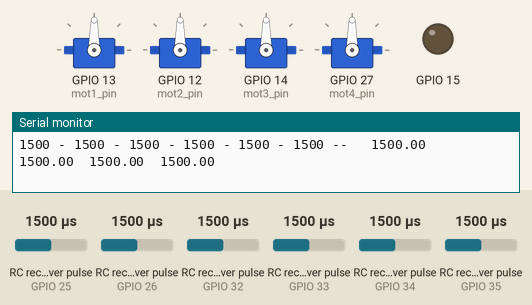
The sketch below on a simulated ESP32. Parts: 4 × servo, output pins drawn as LEDs (lit = HIGH), the last lines printed to the serial monitor. Wiring (inferred from the names in the program): 6 × RC receiver channel: data GPIO 25 / data GPIO 26 / data GPIO 32 / data GPIO 33 / data GPIO 34 / data GPIO 35. Inputs (shaded band) come from the test bench; at power-on: RC receiver pulse (sensors on GPIO 32, GPIO 25, GPIO 26, GPIO 33, GPIO 34, GPIO 35) 1500 µs.

Above: at 5.7 s.
5.8 s: RC receiver pulse (sensor on GPIO 32) set to 1020 µs
At 6.6 s:
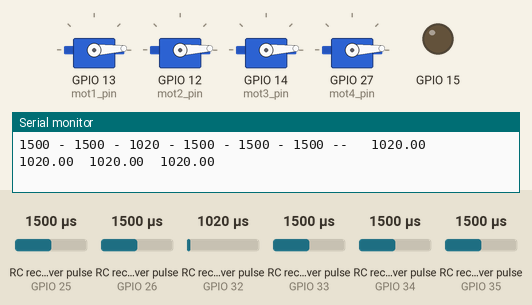
7.3 s: RC receiver pulse (sensor on GPIO 32) set to 1250 µs
At 8.5 s:
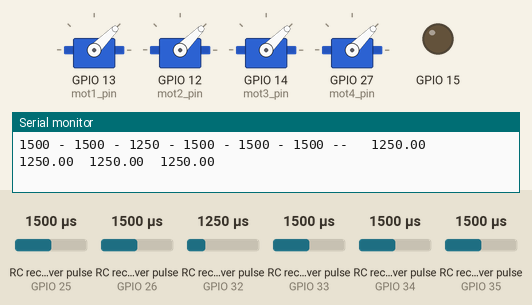
8.8 s: RC receiver pulse (sensor on GPIO 32) set to 1750 µs
At 10.0 s:
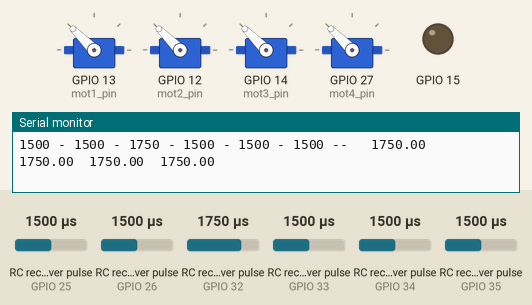
10.3 s: RC receiver pulse (sensor on GPIO 32) set to 1980 µs
At 11.2 s:
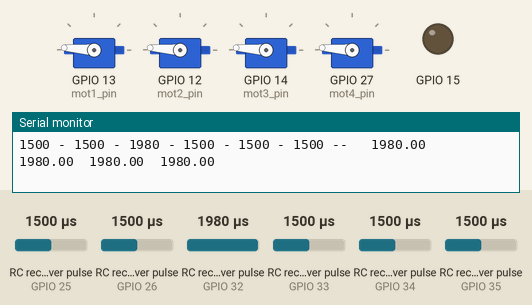
11.8 s: RC receiver pulse (sensor on GPIO 32) set to 1500 µs
At 12.2 s:
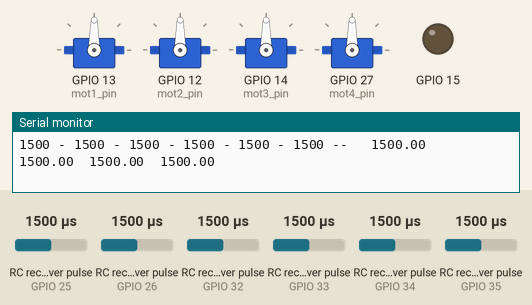
Timing chart, 0 to 14.8 s (numbered marks = the images above; inputs shaded):
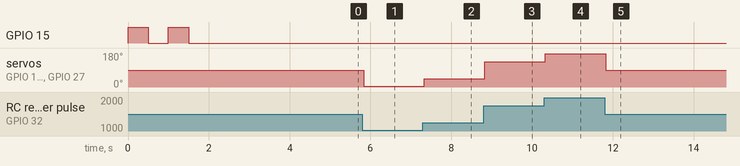

The sketch:

Motor_esp.ino
```cpp
// (licence header left out)
#include <Wire.h>
#include <ESP32Servo.h>

Servo mot1;
Servo mot2;
Servo mot3;
Servo mot4;
const int mot1_pin = 13;
const int mot2_pin = 12;
const int mot3_pin = 14;
const int mot4_pin = 27;

volatile uint32_t current_time;
volatile uint32_t last_channel_1 = 0;
volatile uint32_t last_channel_2 = 0;
volatile uint32_t last_channel_3 = 0;
volatile uint32_t last_channel_4 = 0;
volatile uint32_t last_channel_5 = 0;
volatile uint32_t last_channel_6 = 0;
volatile uint32_t timer_1;
volatile uint32_t timer_2;
volatile uint32_t timer_3;
volatile uint32_t timer_4;
volatile uint32_t timer_5;
volatile uint32_t timer_6;
volatile int ReceiverValue[6];
const int channel_1_pin = 34;
const int channel_2_pin = 35;
const int channel_3_pin = 32;
const int channel_4_pin = 33;
const int channel_5_pin = 25;
const int channel_6_pin = 26;


uint32_t LoopTimer;

float InputThrottle;


float MotorInput1, MotorInput2, MotorInput3, MotorInput4;

void channelInterruptHandler()
{
  current_time = micros();
  // Channel 1
  if (digitalRead(channel_1_pin))
  {
    if (last_channel_1 == 0)
    {
      last_channel_1 = 1;
      timer_1 = current_time;
    }
  }
  else if (last_channel_1 == 1)
  {
    last_channel_1 = 0;
    ReceiverValue[0] = current_time - timer_1;
  }

  // Channel 2
  if (digitalRead(channel_2_pin))
  {
    if (last_channel_2 == 0)
    {
      last_channel_2 = 1;
      timer_2 = current_time;
    }
  }
  else if (last_channel_2 == 1)
  {
    last_channel_2 = 0;
    ReceiverValue[1] = current_time - timer_2;
  }

  // Channel 3
  if (digitalRead(channel_3_pin))
  {
    if (last_channel_3 == 0)
    {
      last_channel_3 = 1;
      timer_3 = current_time;
    }
  }
  else if (last_channel_3 == 1)
  {
    last_channel_3 = 0;
    ReceiverValue[2] = current_time - timer_3;
  }

  // Channel 4
  if (digitalRead(channel_4_pin))
  {
    if (last_channel_4 == 0)
    {
      last_channel_4 = 1;
      timer_4 = current_time;
    }
  }
  else if (last_channel_4 == 1)
  {
    last_channel_4 = 0;
    ReceiverValue[3] = current_time - timer_4;
  }

  // Channel 5
  if (digitalRead(channel_5_pin))
  {
    if (last_channel_5 == 0)
    {
      last_channel_5 = 1;
      timer_5 = current_time;
    }
  }
  else if (last_channel_5 == 1)
  {
    last_channel_5 = 0;
    ReceiverValue[4] = current_time - timer_5;
  }

  // Channel 6
  if (digitalRead(channel_6_pin))
  {
    if (last_channel_6 == 0)
    {
      last_channel_6 = 1;
      timer_6 = current_time;
    }
  }
  else if (last_channel_6 == 1)
  {
    last_channel_6 = 0;
    ReceiverValue[5] = current_time - timer_6;
  }
}


void setup()
{
  Serial.begin(115200);

  pinMode(channel_1_pin, INPUT_PULLUP);
  pinMode(channel_2_pin, INPUT_PULLUP);
  pinMode(channel_3_pin, INPUT_PULLUP);
  pinMode(channel_4_pin, INPUT_PULLUP);
  pinMode(channel_5_pin, INPUT_PULLUP);
  pinMode(channel_6_pin, INPUT_PULLUP);

  attachInterrupt(digitalPinToInterrupt(channel_1_pin), channelInterruptHandler, CHANGE);
  attachInterrupt(digitalPinToInterrupt(channel_2_pin), channelInterruptHandler, CHANGE);
  attachInterrupt(digitalPinToInterrupt(channel_3_pin), channelInterruptHandler, CHANGE);
  attachInterrupt(digitalPinToInterrupt(channel_4_pin), channelInterruptHandler, CHANGE);
  attachInterrupt(digitalPinToInterrupt(channel_5_pin), channelInterruptHandler, CHANGE);
  attachInterrupt(digitalPinToInterrupt(channel_6_pin), channelInterruptHandler, CHANGE);


  pinMode(15, OUTPUT);
  digitalWrite(15, LOW);


  digitalWrite(15, HIGH);
  delay(500);
  digitalWrite(15, LOW);
  delay(500);
  digitalWrite(15, HIGH);
  delay(500);
  digitalWrite(15, LOW);
  delay(500);

    delay(500);
  mot1.attach(mot1_pin,1000,2000);
    delay(500);
  mot2.attach(mot2_pin,1000,2000);
   delay(500);
  mot3.attach(mot3_pin,1000,2000);
    delay(500);
  mot4.attach(mot4_pin,1000,2000);
    delay(500);


  LoopTimer = micros();

}

void loop()
{
  InputThrottle = ReceiverValue[2];


 //set input as reciever throttle for calibration
  MotorInput1 =  InputThrottle ;
  MotorInput2 =  InputThrottle ;
  MotorInput3 =  InputThrottle ;
  MotorInput4 =  InputThrottle ;

  if (MotorInput1 > 2000)
  {
    MotorInput1 = 1999;
  }

  if (MotorInput2 > 2000)
  {
    MotorInput2 = 1999;
  }

  if (MotorInput3 > 2000)
  {
    MotorInput3 = 1999;
  }

  if (MotorInput4 > 2000)
  {
    MotorInput4 = 1999;
  }


  mot1.write(map(MotorInput1, 1000, 2000, 0, 180));
  mot2.write(map(MotorInput2, 1000, 2000, 0, 180));
  mot3.write(map(MotorInput3, 1000, 2000, 0, 180));
  mot4.write(map(MotorInput4, 1000, 2000, 0, 180));


//Reciever signals
  Serial.print(ReceiverValue[0]);
  Serial.print(" - ");
  Serial.print(ReceiverValue[1]);
  Serial.print(" - ");
  Serial.print(ReceiverValue[2]);
  Serial.print(" - ");
  Serial.print(ReceiverValue[3]);
  Serial.print(" - ");
  Serial.print(ReceiverValue[4]);
  Serial.print(" - ");
  Serial.print(ReceiverValue[5]);
  Serial.print(" -- ");

// //Motor PWMs in us
  Serial.print("  ");
  Serial.print(MotorInput1);
  Serial.print("  ");
  Serial.print(MotorInput2);
  Serial.print("  ");
  Serial.print(MotorInput3);
  Serial.print("  ");
  Serial.print(MotorInput4);
  Serial.println("   ");


  while (micros() - LoopTimer < 4000);
  {
     LoopTimer = micros();
    //  Serial.print(LoopTimer);
  }


}
```

Measured:
- after the input at 5.8 s, servo on GPIO 13 (mot1_pin), servo on GPIO 12 (mot2_pin), servo on GPIO 14 (mot3_pin), servo on GPIO 27 (mot4_pin): 90° → 3° at once
- after the input at 7.3 s, servo on GPIO 13 (mot1_pin), servo on GPIO 12 (mot2_pin), servo on GPIO 14 (mot3_pin), servo on GPIO 27 (mot4_pin): 3° → 45° at once
- after the input at 8.8 s, servo on GPIO 13 (mot1_pin), servo on GPIO 12 (mot2_pin), servo on GPIO 14 (mot3_pin), servo on GPIO 27 (mot4_pin): 45° → 135° at once
- after the input at 10.3 s, servo on GPIO 13 (mot1_pin), servo on GPIO 12 (mot2_pin), servo on GPIO 14 (mot3_pin), servo on GPIO 27 (mot4_pin): 135° → 176° at once
- after the input at 11.8 s, servo on GPIO 13 (mot1_pin), servo on GPIO 12 (mot2_pin), servo on GPIO 14 (mot3_pin), servo on GPIO 27 (mot4_pin): 176° → 90° at once
